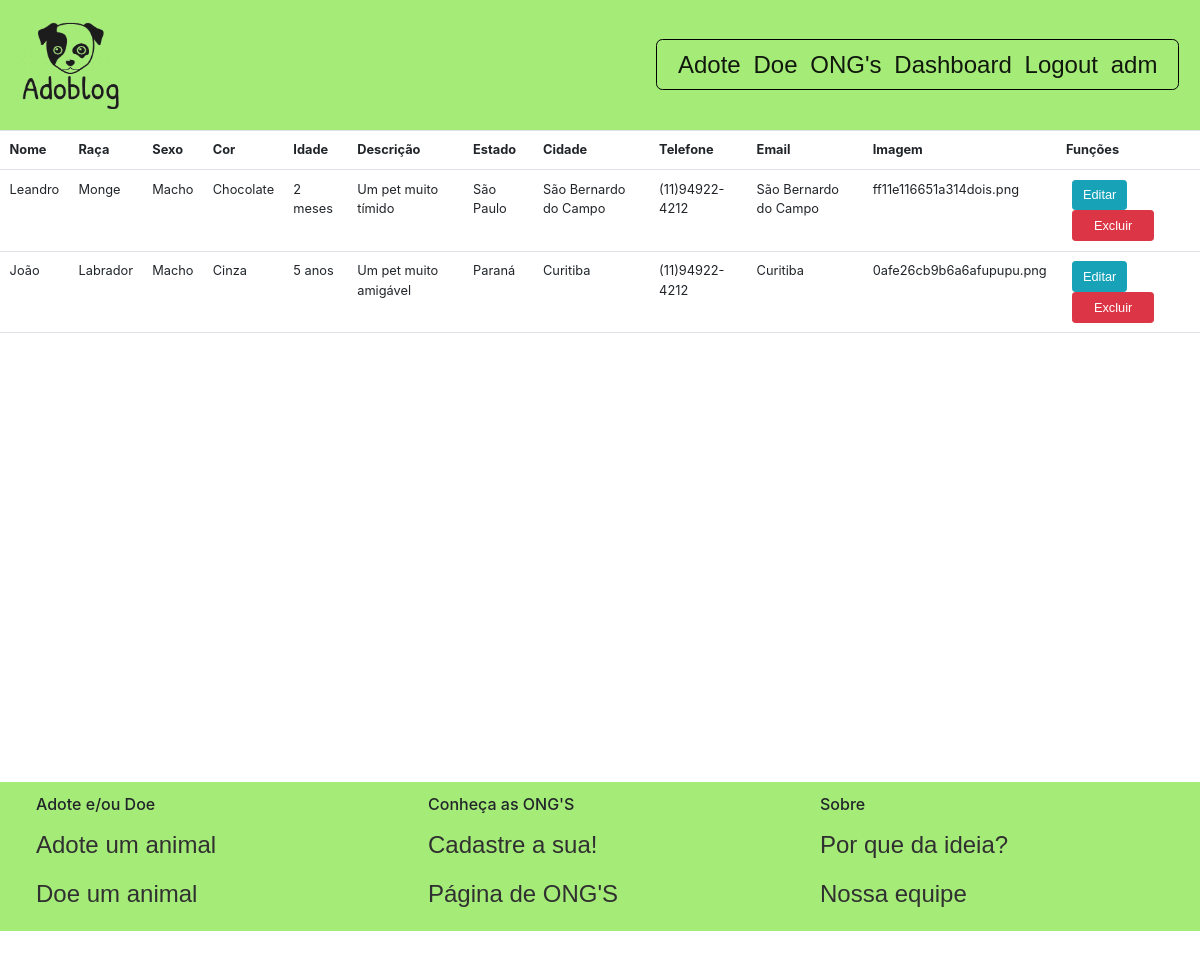
The page /screens/adm/admpostcontrol.php (signed in) on the database its author committed.
### tables this page shows
CREATE TABLE IF NOT EXISTS `tb_publicacao`(
    `pub_id` INT(11) UNSIGNED NOT NULL AUTO_INCREMENT,
    `pub_nome` VARCHAR(30) NOT NULL,
    `pub_raca` VARCHAR(40) NOT NULL,
    `pub_sexo` VARCHAR(10) NOT NULL,
    `pub_cor` VARCHAR(60) NOT NULL,
    `pub_idade` VARCHAR(20) NOT NULL,
    `pub_descricao` VARCHAR(255),
    `pub_estado` VARCHAR(20) NOT NULL,
    `pub_cidade` VARCHAR(40) NOT NULL,
    `pub_telefone` VARCHAR(16) NOT NULL,
    `pub_email` VARCHAR(60) NOT NULL,
    `pub_imagem` VARCHAR(255) NOT NULL,
    `pub_data` DATETIME NOT NULL DEFAULT CURRENT_TIMESTAMP ON UPDATE CURRENT_TIMESTAMP,
    PRIMARY KEY (`pub_id`)
);

### screens/adm/admpostcontrol.php (the view, shortened to what this page needs)
<!DOCTYPE html>
<html>
<head>
    <link rel="stylesheet" type="text/css" href="../../styles/admctrl.css">
    <link href="https://cdn.jsdelivr.net/npm/bootstrap@5.1.3/dist/css/bootstrap.min.css" rel="stylesheet">
    <link href="//maxcdn.bootstrapcdn.com/bootstrap/4.0.0/css/bootstrap.min.css" rel="stylesheet" id="bootstrap-css">
</head>
<body onload="zoom()">
    <nav class="navbar navbar-expand-lg navbar-light py-3" style="background-color: #A5EB78;">
        <a class="navbar-brand" href="../index.php">
            <img src="../../images/logo.png"  class="thumbnail"  alt="Logo">
        </a>
        <div class="collapse navbar-collapse justify-content-end" id="navbarSupportedContent">
            <ul class="navbar-nav ml-auto" style="border: 1px solid black;
                                                  border-radius: 8px;
                                                  padding-top: 0px;
                                                  padding-bottom: 0px;
                                                  margin-right: 10px;
                                                  margin-left: 10px;">
                <li class="nav-item active" style="padding-left:18px;">
                    <a class="nav-link active" href="../index.php"> Adote </a>
                </li>
                <li class="nav-item">
                    <a class="nav-link active" href="../pub/doarform.php"> Doe </a>
                </li>
                <li class="nav-item">
                    <a class="nav-link active" href="../ong/ongpage.php"> ONG's </a>
                </li>
                <li class="nav-item">
                    <a class="nav-link active" href="admcontrol.php"> Dashboard </a>
                </li>
                <li class="nav-item">
                    <a class= "nav-link active" href="../../script/logout.php"> Logout </a>
                </li>
                <li class="nav-item" style="padding-right: 18px;">
                    <a class="nav-link active" href="#">
                        <?php
                            $nome = $_SESSION['login'];
                            print_r($nome);
                        ?>
                    </a>
                </li>
            </ul>
        </div>
    </nav>
    <?php
        require_once '../../script/postctrl.php';
        $result = $mysqli->query("SELECT * FROM tb_publicacao") or die($mysqli->error);
    ?>
    <div style="min-height: 102vh;">
        <table class="table">
            <thead>
                <tr>
                    <th> Nome </th>
                    <th> Raça </th>
                    <th> Sexo </th>
                    <th> Cor </th>
                    <th> Idade </th>
                    <th> Descrição </th>
                    <th> Estado </th>
                    <th> Cidade </th>
                    <th> Telefone </th>
                    <th> Email </th>
                    <th> Imagem </th>
                    <th colspan="2"> Funções </th>
                </tr>
            </thead>
            <?php while($row = $result->fetch_assoc()):?>
            <tr>
                <td> <?php echo $row['pub_nome']; ?> </td>
                <td> <?php echo $row['pub_raca']; ?> </td>
                <td> <?php echo $row['pub_sexo']; ?> </td>
                <td> <?php echo $row['pub_cor']; ?> </td>
                <td> <?php echo $row['pub_idade']; ?> </td>
                <td> <?php echo $row['pub_descricao']; ?> </td>
                <td> <?php echo $row['pub_estado']; ?> </td>
                <td> <?php echo $row['pub_cidade']; ?> </td>
                <td> <?php echo $row['pub_telefone']; ?> </td>
                <td> <?php echo $row['pub_cidade']; ?> </td>
                <td> <?php echo $row['pub_imagem']; ?></td>
                <td>
                    <a href="admpostcontrol.php?edit=<?php echo $row['pub_id']; ?>"
                        class="btn btn-info mx-2"> Editar </a>
                    <a href="admpostcontrol.php?deletepost=<?php echo $row['pub_id']; ?>"
                        class="btn btn-danger mx-2" style="width: 102.1px"> Excluir </a>
                </td>
            </tr>
        <?php endwhile; ?>
        </table>
    </div>
    <div>
        <footer class="container-fluid py-3" style="background: #A5EB78;">
            <div class="row">
                <div class="col-6 col-md ft1" style="margin-left: 30px;">
                    <h5>Adote e/ou Doe</h5>
                    <ul class="navbar-nav mr-auto">
                        <li class="nav-item"><a style="color: #303030;" class="nav-link active" href="../index.php">Adote um animal</a></li>
                        <li class="nav-item"><a style="color: #303030;" class="nav-link active" href="../pub/doarform.php">Doe um animal</a></li>
                    </ul>
                </div>
                <div class="col-6 col-md ft2">
                    <h5>Conheça as ONG'S</h5>
                    <ul class="navbar-nav mr-auto">
                        <li class="nav-item"><a style="color: #303030;" class="nav-link active" href="../logs/registerong.php">Cadastre a sua!</a></li>
                        <li class="nav-item"><a style="color: #303030;" class="nav-link active" href="../ong/ongpage.php">Página de ONG'S</a></li>
                    </ul>
                </div>
                <div class="col-6 col-md ft3">
                    <h5>Sobre</h5>
                    <ul class="navbar-nav mr-auto">
                        <li class="nav-item"><a style="color: #303030;" class="nav-link active" href="#">Por que da ideia?</a></li>
                        <li class="nav-item"><a style="color: #303030;" class="nav-link active" href="#">Nossa equipe</a></li>
                    </ul>
                </div>
            </div>
        </footer>
    </div>
</body>

### styles/admctrl.css (style rules this page uses)
a { text-decoration: none; color: black; font-size: 30px; float: left; font-weight: bolder; font-family:'Lucida Sans', 'Lucida Sans Regular', 'Lucida Grande', 'Lucida Sans Unicode', Geneva, Verdana, sans-serif; }
body { font-family: "Poppins", sans-serif; height: 100vh; }
a { color: #cccccc; display:inline-block; text-decoration: none; font-weight: 400; }
.thumbnail { width: 140px; height: 120px; transition: transform .2s; margin: 0 auto; }
.nav-link.active { transition: transform .2s; margin: 0 auto; }
.col-6.col-md.ft1 { -webkit-animation-delay: 1s; -moz-animation-delay: 1s; animation-delay: 1s; }
.col-6.col-md.ft2 { -webkit-animation-delay: 1.2s; -moz-animation-delay: 1.2s; animation-delay: 1.2s; }
.col-6.col-md.ft3 { -webkit-animation-delay: 1.4s; -moz-animation-delay: 1.4s; animation-delay: 1.4s; }

### styles/ongctrl.css (style rules this page uses)
a { text-decoration: none; color: black; font-size: 30px; float: left; font-weight: bolder; font-family:'Lucida Sans', 'Lucida Sans Regular', 'Lucida Grande', 'Lucida Sans Unicode', Geneva, Verdana, sans-serif; }
body { font-family: "Poppins", sans-serif; height: 100vh; }
a { color: #cccccc; display:inline-block; text-decoration: none; font-weight: 400; }
.nav-link.active { transition: transform .2s; margin: 0 auto; }

### rows shown on the page
tb_publicacao: pub_nome "Leandro", pub_raca "Monge", pub_sexo "Macho", pub_cor "Chocolate", pub_idade "2 meses", pub_descricao "Um pet muito tímido", pub_estado "São Paulo", pub_cidade "São Bernardo do Campo", pub_telefone "(11)94922-4212", pub_imagem "ff11e116651a314dois.png", $row['pub_id'] 1 (drawn)
tb_publicacao: pub_nome "João", pub_raca "Labrador", pub_sexo "Macho", pub_cor "Cinza", pub_idade "5 anos", pub_descricao "Um pet muito amigável", pub_estado "Paraná", pub_cidade "Curitiba", pub_telefone "(11)94922-4212", pub_imagem "0afe26cb9b6a6afupupu.png"
